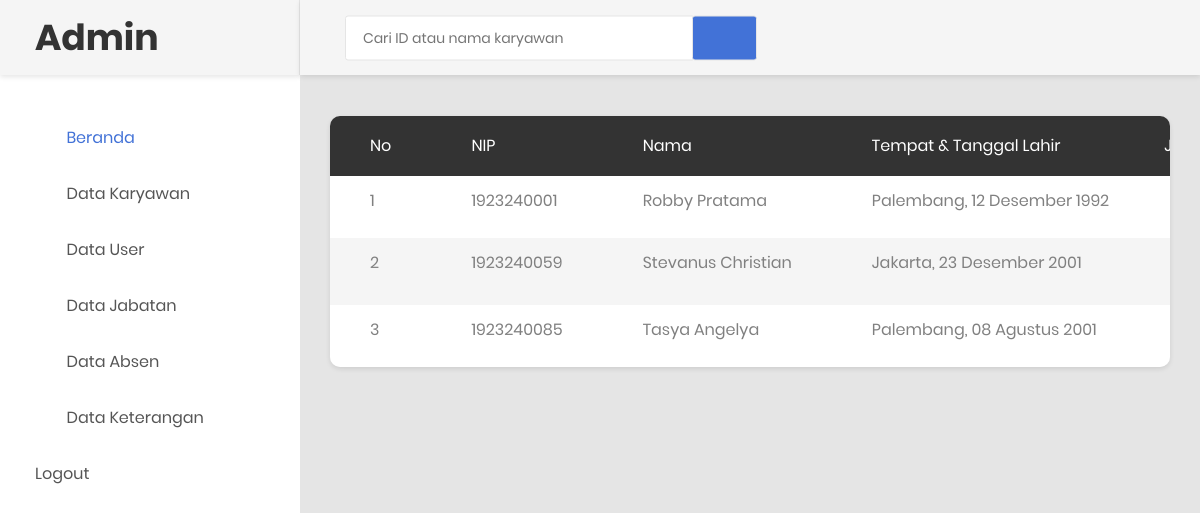
The app's page /prospenkar.php (signed in), older data.
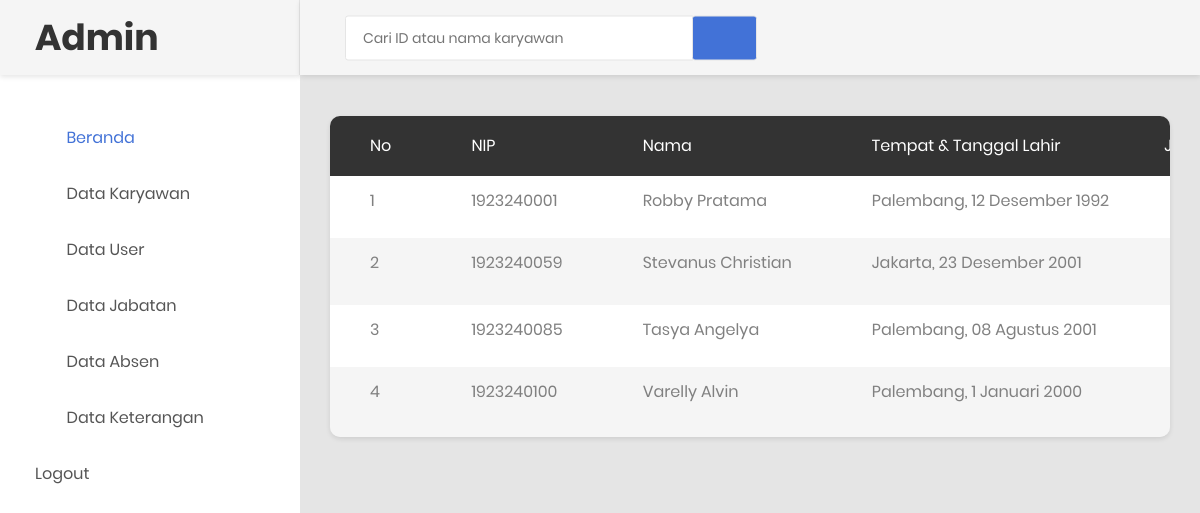
The same page, newer data.
### tables this page shows
CREATE TABLE `tb_karyawan` (
  `id_karyawan` int(11) NOT NULL,
  `password` varchar(50) NOT NULL,
  `nama` varchar(255) NOT NULL,
  `tmp_tgl_lahir` varchar(255) NOT NULL,
  `jenkel` varchar(255) NOT NULL,
  `agama` varchar(255) NOT NULL,
  `alamat` text NOT NULL,
  `no_tel` varchar(18) NOT NULL,
  `jabatan` varchar(255) NOT NULL,
  `foto` varchar(50) NOT NULL
);

### prospenkar.php (the view, shortened to what the changed rows need)
<?php
require_once("koneksi.php");
 ?>
<!DOCTYPE html>
<html lang="en">
<head>
     <link rel="stylesheet" href="https://maxcdn.bootstrapcdn.com/bootstrap/4.5.2/css/bootstrap.min.css">
    <link rel="stylesheet" type="text/css" href="css/bootstrap.css" media="all">
    <link href="css/font-face.css" rel="stylesheet" media="all">
    <link href="vendor/font-awesome-4.7/css/font-awesome.min.css" rel="stylesheet" media="all">
    <link href="vendor/font-awesome-5/css/fontawesome-all.min.css" rel="stylesheet" media="all">
    <link href="vendor/mdi-font/css/material-design-iconic-font.min.css" rel="stylesheet" media="all">
    <link href="vendor/bootstrap-4.1/bootstrap.min.css" rel="stylesheet" media="all">
    <link href="vendor/animsition/animsition.min.css" rel="stylesheet" media="all">
    <link href="vendor/bootstrap-progressbar/bootstrap-progressbar-3.3.4.min.css" rel="stylesheet" media="all">
    <link href="vendor/wow/animate.css" rel="stylesheet" media="all">
    <link href="vendor/css-hamburgers/hamburgers.min.css" rel="stylesheet" media="all">
    <link href="vendor/slick/slick.css" rel="stylesheet" media="all">
    <link href="vendor/select2/select2.min.css" rel="stylesheet" media="all">
    <link href="vendor/perfect-scrollbar/perfect-scrollbar.css" rel="stylesheet" media="all">
    <link href="css/theme.css" rel="stylesheet" media="all">
</head>
<body class="animsition">
    <div class="page-wrapper">
        <aside class="menu-sidebar d-none d-lg-block">
            <div class="logo">
                <a href="#">
                    <h1>Admin</h1>
                </a>
            </div>
        </aside>
        <div class="page-container">
            <div class="main-content">
                <div class="section__content section__content--p30">
                    <div class="container-fluid">
                        <div class="row">
                                <div class="table-responsive table--no-card m-b-30">
                                    <table class="table table-borderless table-striped table-earning">
                                        <thead>
                                            <tr>
                                                <th>No</th>
                                                <th>NIP</th>
                                                <th>Nama</th>
                                                <th>Tempat & Tanggal lahir</th>
                                                <th class="text-right">Jenis Kelamin</th>
                                            </tr>
                                        </thead>
                                        <tbody>
                                            <?php
                                            $cari = $_POST['cari'];
                                            $sql = "SELECT * FROM tb_karyawan WHERE id_karyawan LIKE '%$cari%' OR nama LIKE '%$cari%'";
                                            $query = mysqli_query($koneksi, $sql);
                                            $no = 1;
                                            while ($row = mysqli_fetch_array($query)) {
                                             ?>
                                            <tr>
                                                <td><?php echo $no ?></td>
                                                <td><?php echo $row['id_karyawan']; ?></td>
                                                <td><?php echo $row['nama']; ?></td>
                                                <td><?php echo $row['tmp_tgl_lahir']; ?></td>
                                                <td><?php echo $row['jenkel']; ?></td>
                                            </tr>
                                           <?php
                                           $no++;
                                       }
                                            ?>
                                        </tbody>
                                    </table>
                                </div>
                            </div>
                </div>
            </div>
        </div>
    </div>
</body>
</html>

Row changes from the older to the newer data that the page shows:
added tb_karyawan: id_karyawan "1923240100", nama "Varelly Alvin", tmp_tgl_lahir "Palembang, 1 Januari 2000"
